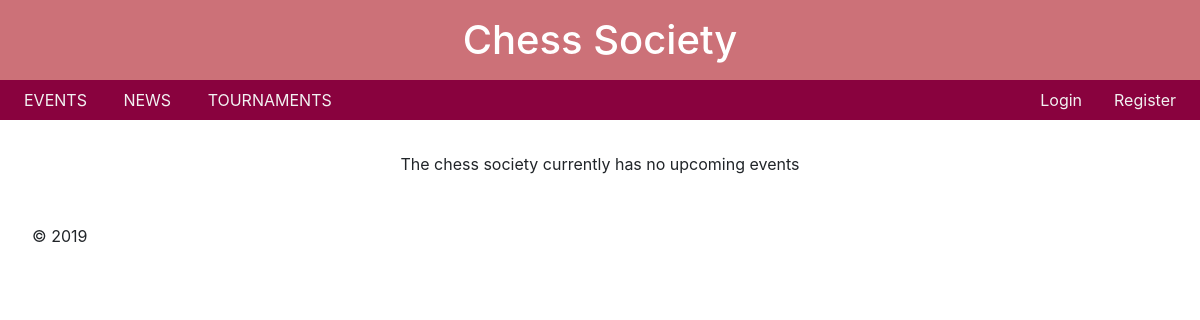
The app's page /events/index.php, older data.
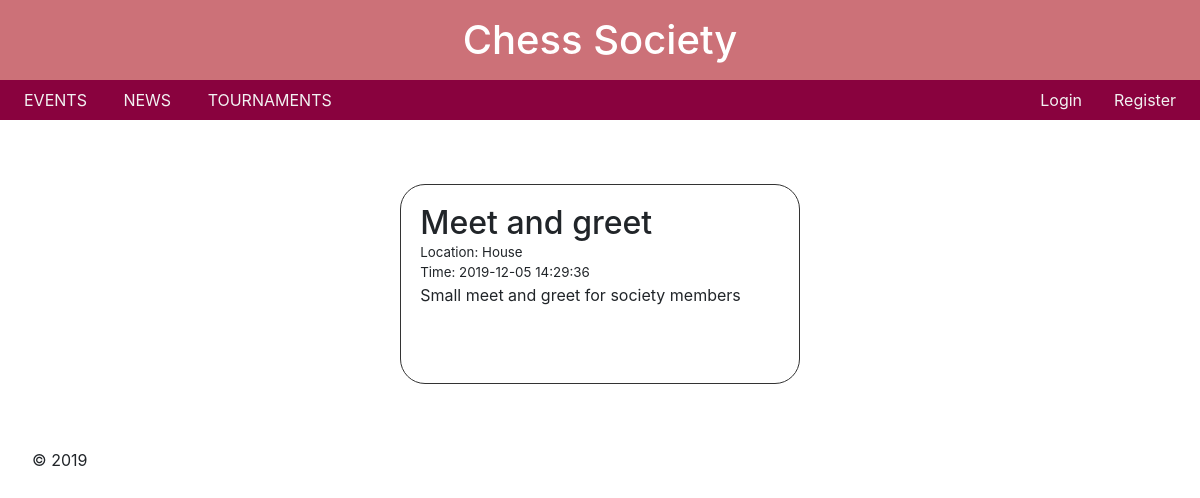
The same page, newer data.
### tables this page shows
CREATE TABLE event(
      id INTEGER PRIMARY KEY AUTO_INCREMENT,
      name VARCHAR(255) NOT NULL,
      description TEXT NOT NULL,
      time DATETIME NOT NULL,
      location VARCHAR(255) NOT NULL,
      available_from DATETIME,
      expires DATETIME
);

### private/db_functions.php (called while the page is built, shortened)
<?php
function get_events($options = [])
{
    global $link;
    $query = "SELECT * FROM event";
    if (isset($options['date']) && !is_officer())
    {
        $date = $options['date'];
        $query = $query . " WHERE available_from < '" . $date .
        "' AND expires > '" . $date . "'";
    }
    return mysqli_query($link, $query);
}
?>

### public/events/index.php (the view, shortened to what this page needs)
<html>
<head>
    <?php require_once("../../private/shared/chess_head.php") ?>
</head>
<body>
<?php include("../../private/shared/chess_header.php");
?>
<div class="content">
    <?php
    $date = date("Y-m-d H:i:s");
    $result_set = get_events(["date" => $date]);
    if (mysqli_num_rows($result_set)) {
        while ($event = mysqli_fetch_assoc($result_set)) {
            echo "<div class='content-item'>
                <h2>" . $event["name"] . "</h2>
                <span class='content-information'>Location: " . $event["location"] . "</span>
                <br/>";
            echo "<span class='content-information'>Time: " . $event["time"] . "</span>
                <p>" . $event["description"] . "</p>";
            echo "</div>";
        }
    } else {
        echo "<p>The chess society currently has no upcoming events </p>";
    }
    ?>
</div>
</body>
</html>
<?php include("../../private/shared/chess_footer.php"); ?>

Row changes from the older to the newer data that the page shows:
now on this page (row edited): event: name "Meet and greet", location "House", time "2019-12-05 14:29:36", description "Small meet and greet for society members"
Text that changed along with them:
text no longer shown: "The chess society currently has no upcoming events"
